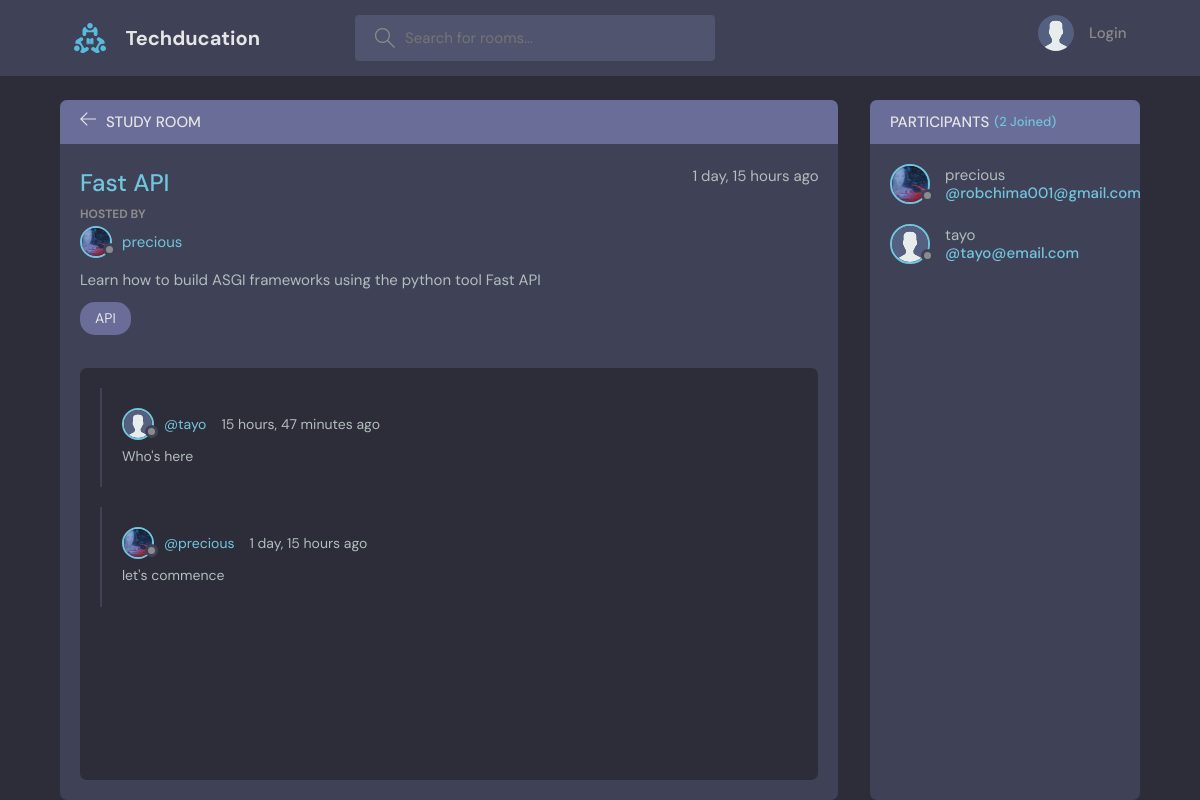
Screenshot of /rooms/1/ with the database file from the repository.
### base/models.py (models this page shows, shortened)
class Room(models.Model):
    host=models.ForeignKey(User,on_delete= models.SET_NULL,null= True)
    topic=models.ForeignKey(Topic,on_delete= models.SET_NULL,null= True)
    name= models.CharField(max_length=200)
    description= models.TextField(null=True, blank=True)
    participants= models.ManyToManyField(User,related_name='participants')
    updated= models.DateTimeField(auto_now= True)
    created= models.DateTimeField(auto_now_add= True)
    class Meta:
        ordering= ['-updated','-created']

class User(AbstractUser):
    name= models.CharField(max_length= 200, null= True)
    email= models.EmailField(unique=True,null=True)
    bio= models.TextField(null=True)
    avatar= models.ImageField(null=True, default="avatar.svg")
    USERNAME_FIELD= 'email'
    REQUIRED_FIELDS =[]

class Topic(models.Model):
    name= models.CharField(max_length=200)
    def __str__(self):
        return self.name

class Message(models.Model):
    user= models.ForeignKey(User,on_delete= models.CASCADE)
    room= models.ForeignKey(Room,on_delete= models.CASCADE)
    body= models.TextField()
    updated= models.DateTimeField(auto_now= True)
    created= models.DateTimeField(auto_now_add= True)
    class Meta:
        ordering= ['-updated','-created']

### base/views.py (the view, shortened to what this page needs)
# urls.py: path('rooms/', views.getRooms),
def rooms(request,pk):
    rooms = Room.objects.get(id=pk)
    room_messages= rooms.message_set.all()
    participants= rooms.participants.all()
    context = {'rooms': rooms,'room_messages':room_messages,'participants':participants}
    return render(request,'base/room.html',context)

### base/templates/base/room.html (shortened to what this page needs)
{%extends 'main.html'%}
{%block content%}
    <main class="profile-page layout layout--2">
      <div class="container">
        <div class="room">
          <div class="room__top">
            <div class="room__topLeft">
              <a href="{% url 'home' %}">
                <svg version="1.1" xmlns="http://www.w3.org/2000/svg" width="32" height="32" viewBox="0 0 32 32">
                  <title>arrow-left</title>
                  <path
                    d="M13.723 2.286l-13.723 13.714 13.719 13.714 1.616-1.611-10.96-10.96h27.625v-2.286h-27.625l10.965-10.965-1.616-1.607z"
                  ></path>
                </svg>
              </a>
              <h3>Study Room</h3>
            </div>
          </div>
          <div class="room__box scroll">
            <div class="room__header scroll">
              <div class="room__info">
                <h3>{{rooms.name}}</h3>
                <span>{{rooms.created|timesince}} ago</span>
              </div>
              <div class="room__hosted">
                <p>Hosted By</p>
                <a href="{% url 'user-profile' rooms.host.id %}" class="room__author">
                  <div class="avatar avatar--small">
                    <img src="{{rooms.host.avatar.url}}" />
                  </div>
                  <span>{{rooms.host.username}}</span>
                </a>
              </div>
              <div class="room__details">
                {{rooms.description}}
              </div>
              <span class="room__topics">{{rooms.topic}}</span>
            </div>
            <div class="room__conversation">
              <div class="threads scroll">
                {%for message in room_messages%}
                <div class="thread">
                  <div class="thread__top">
                    <div class="thread__author">
                      <a href="{%url 'user-profile' message.user.id %}" class="thread__authorInfo">
                        <div class="avatar avatar--small">
                          <img src="{{message.user.avatar.url}}" />
                        </div>
                        <span>@{{message.user.username}}</span>
                      </a>
                      <span class="thread__date">{{message.created|timesince}} ago</span>
                    </div>
                  </div>
                  <div class="thread__details">
                   {{message.body}}
                  </div>
                </div>
                {%endfor%}
              </div>
            </div>
          </div>
        </div>
        <div class="participants">
          <h3 class="participants__top">Participants <span>({{participants.count}} Joined)</span></h3>
          <div class="participants__list scroll">
            {%for user in participants%}
            <a href="{% url 'user-profile' user.id %}" class="participant">
              <div class="avatar avatar--medium">
                <img src="{{user.avatar.url}}" />
              </div>
              <p>
                {{user.username}}
                <span>@{{user}}</span>
              </p>
            </a>
           {%endfor%}
          </div>
        </div>
      </div>
    </main>
{%endblock%}

### rows the page displays
Room: name "Fast API", created "1 day, 15 hours", host.avatar (picture), host.username "precious", description "Learn how to build ASGI frameworks using the python tool Fast API", topic "API"
Message: user.avatar (placeholder picture), user.username "tayo", created "15 hours, 47 minutes", body "Who's here"
Message: user.avatar (picture), user.username "precious", created "1 day, 15 hours", body "let's commence"
User: avatar (picture), username "precious", email "robchima001@gmail.com"
User: avatar (placeholder picture), username "tayo", email "tayo@email.com"

### other values shown
{{ participants.count }} "2"
